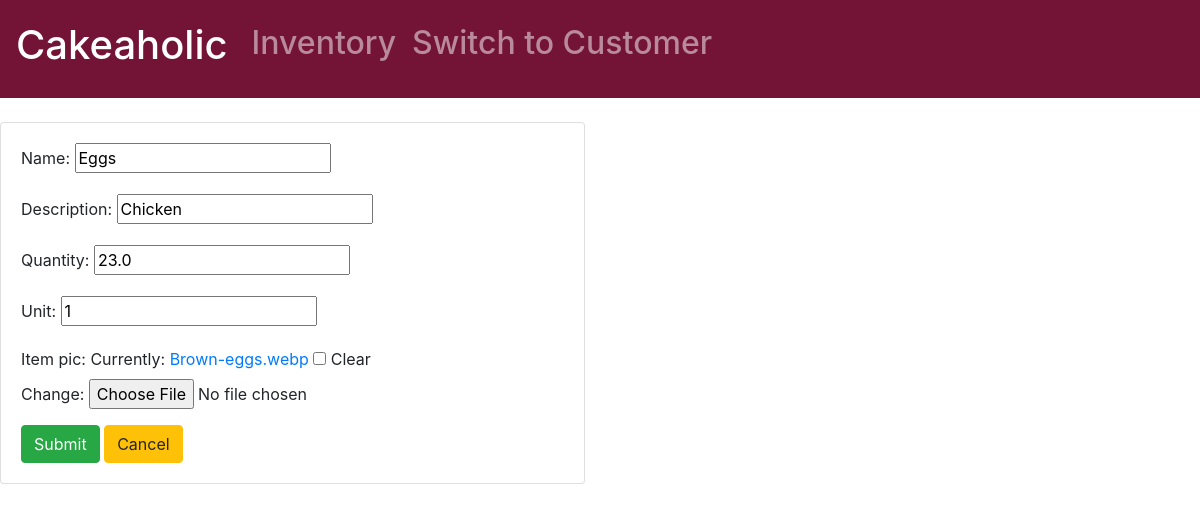
Screenshot of /inventory/update_item/8/ with the database file from the repository.
### inventory/models.py (models this page shows, shortened)
class inventoryItem(models.Model):
    name = models.CharField(max_length=100, null=True)
    description = models.CharField(max_length=200, null=True)
    quantity = models.FloatField(null=True)
    unit = models.CharField(max_length=5, null=True)
    item_pic = models.ImageField(null=True, blank=True)

### inventory/views.py (the view)
# urls.py: path('update_item/<str:pk>/', views.updateItem, name='update_item'),
def updateItem(request, pk):
	item = inventoryItem.objects.get(id=pk)
	form = itemForm(instance=item)
	if request.method == 'POST':
		form = itemForm(request.POST, request.FILES, instance=item)
		if form.is_valid():
			form.save()
			return redirect('/inventory/inventory')
	context = {'form': form}
	return render(request, 'inventory/item_form.html', context)

### inventory/forms.py
class itemForm(ModelForm):
    class Meta:
        model = inventoryItem
        fields = '__all__'

### inventory/templates/inventory/item_form.html (shortened to what this page needs)
{% extends 'inventory/main.html' %}
{% load static %}
{% block content %}
<br>
<div class="row">
	<div class="col-6">
		<div class="card card-body">
			<form action="" method="POST" enctype="multipart/form-data">
				{{form.as_p}}
				<input class="btn btn-success" type="submit" name="submit" value="Submit">
				<a class="btn btn-warning" href="{% url 'inventory:inventory'%}">Cancel</a>
			</form>
		</div>
	</div>
</div>
{% endblock content %}

### inventory/templates/inventory/main.html (style rules this page uses)
body { background-color: #F2F2F0; }

### rows the page displays
inventoryItem: name "Eggs", description "Chicken", quantity "23.0", unit "1"
